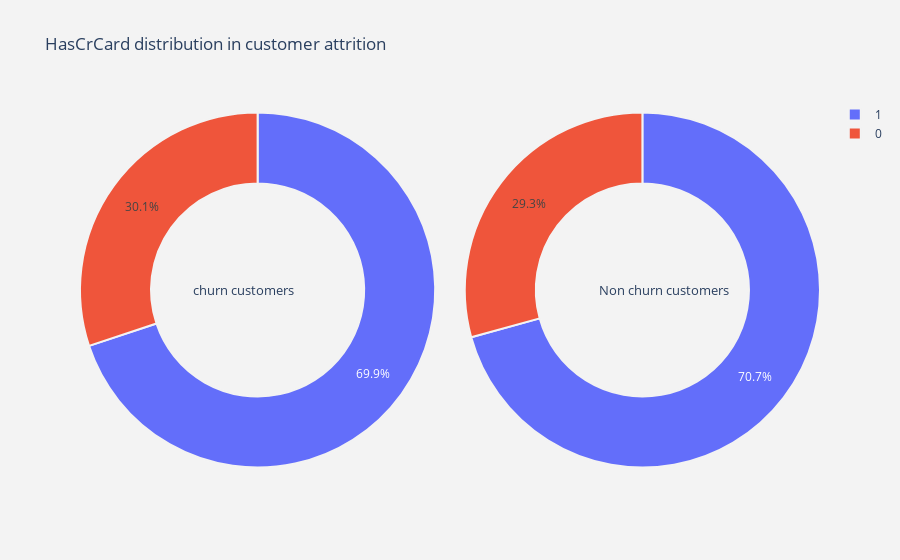

Notebook code cell kept with this figure:
### Markdown cell above
<h3><b>:::::The user-defined function to visualize the categorical features:::::</b></h3><br>
The customized pie function will generate the pie charts for the categorical functions in the 2-dimensional plane and grouped by the Exited (CLASS LABEL).

### Code cell
plot_pie(categorical_column[3])

### Figure 1 — Plotly figure (JSON) as saved in the notebook; plotly's stock layout.template omitted (floating-point values rounded to 4 significant figures)
{"data": [{"domain": {"x": [0, 0.48]}, "hole": 0.6, "hoverinfo": "label+percent+name", "labels": [1, 0], "marker": {"line": {"color": "rgb(243,243,243)", "width": 2}}, "name": "Churn Customers", "type": "pie", "values": [1424, 613]}, {"domain": {"x": [0.52, 1]}, "hole": 0.6, "hoverinfo": "label+percent+name", "labels": [1, 0], "marker": {"line": {"color": "rgb(243,243,243)", "width": 2}}, "name": "Non churn customers", "type": "pie", "values": [5631, 2332]}], "layout": {"annotations": [{"font": {"size": 13}, "showarrow": false, "text": "churn customers", "x": 0.15, "y": 0.5}, {"font": {"size": 13}, "showarrow": false, "text": "Non churn customers", "x": 0.88, "y": 0.5}], "paper_bgcolor": "rgb(243,243,243)", "plot_bgcolor": "rgb(243,243,243)", "title": {"text": "HasCrCard distribution in customer attrition "}}}
